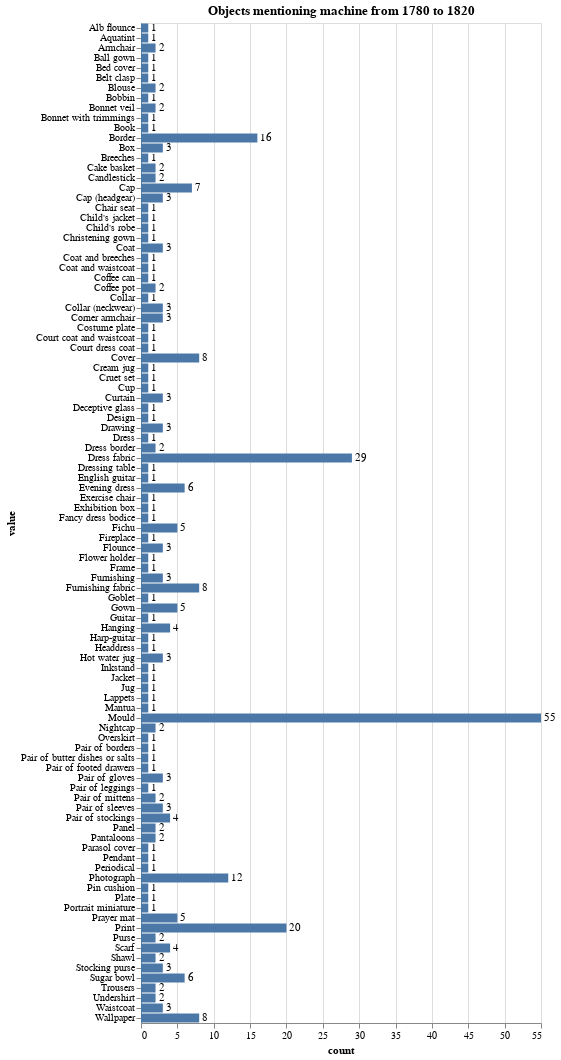

The notebook cell saved with this chart:
### Code cell
import requests
import altair as alt
import pandas as pd

req = requests.get('https://api.vam.ac.uk/v2/objects/clusters/object_type/search?q=machine&year_made_from=1780&year_made_to=1820&cluster_size=100')
lwm_df = pd.DataFrame(req.json())

bars = alt.Chart(lwm_df).mark_bar().encode(
    x='count:Q',
    y="value:O"
)

text = bars.mark_text(
    align='left',
    baseline='middle',
    dx=3
).encode(
    text='count:Q'
)

(bars + text).properties(height=1000, title="Objects mentioning machine from 1780 to 1820")

### Figure 1 — Vega-Lite specification as saved in the notebook (floating-point values rounded to 4 significant figures)
{"config": {"view": {"continuousWidth": 400, "continuousHeight": 300}}, "layer": [{"mark": "bar", "encoding": {"x": {"type": "quantitative", "field": "count"}, "y": {"type": "ordinal", "field": "value"}}}, {"mark": {"type": "text", "align": "left", "baseline": "middle", "dx": 3}, "encoding": {"text": {"type": "quantitative", "field": "count"}, "x": {"type": "quantitative", "field": "count"}, "y": {"type": "ordinal", "field": "value"}}}], "data": {"name": "data-9bfd60396cb1632bf1d86bf105243db4"}, "height": 1000, "title": "Objects mentioning machine from 1780 to 1820", "$schema": "https://vega.github.io/schema/vega-lite/v4.8.1.json", "datasets": {"data-9bfd60396cb1632bf1d86bf105243db4": [{"id": "Mould", "value": "Mould", "count": 55, "count_max_error": 0}, {"id": "Dress fabric", "value": "Dress fabric", "count": 29, "count_max_error": 0}, {"id": "Print", "value": "Print", "count": 20, "count_max_error": 0}, {"id": "Border", "value": "Border", "count": 16, "count_max_error": 0}, {"id": "Photograph", "value": "Photograph", "count": 12, "count_max_error": 0}, {"id": "Cover", "value": "Cover", "count": 8, "count_max_error": 0}, {"id": "Furnishing fabric", "value": "Furnishing fabric", "count": 8, "count_max_error": 0}, {"id": "Wallpaper", "value": "Wallpaper", "count": 8, "count_max_error": 0}, {"id": "Cap", "value": "Cap", "count": 7, "count_max_error": 0}, {"id": "Evening dress", "value": "Evening dress", "count": 6, "count_max_error": 0}, {"id": "Sugar bowl", "value": "Sugar bowl", "count": 6, "count_max_error": 0}, {"id": "Fichu", "value": "Fichu", "count": 5, "count_max_error": 0}, {"id": "Gown", "value": "Gown", "count": 5, "count_max_error": 0}, {"id": "Prayer mat", "value": "Prayer mat", "count": 5, "count_max_error": 0}, {"id": "Hanging", "value": "Hanging", "count": 4, "count_max_error": 0}, {"id": "Pair of stockings", "value": "Pair of stockings", "count": 4, "count_max_error": 0}, {"id": "Scarf", "value": "Scarf", "count": 4, "count_max_error": 0}, {"id": "Box", "value": "Box", "count": 3, "count_max_error": 0}, {"id": "Cap (headgear)", "value": "Cap (headgear)", "count": 3, "count_max_error": 0}, {"id": "Coat", "value": "Coat", "count": 3, "count_max_error": 0}, {"id": "Collar (neckwear)", "value": "Collar (neckwear)", "count": 3, "count_max_error": 0}, {"id": "Corner armchair", "value": "Corner armchair", "count": 3, "count_max_error": 0}, {"id": "Curtain", "value": "Curtain", "count": 3, "count_max_error": 0}, {"id": "Drawing", "value": "Drawing", "count": 3, "count_max_error": 0}, {"id": "Flounce", "value": "Flounce", "count": 3, "count_max_error": 0}, {"id": "Furnishing", "value": "Furnishing", "count": 3, "count_max_error": 0}, {"id": "Hot water jug", "value": "Hot water jug", "count": 3, "count_max_error": 0}, {"id": "Pair of gloves", "value": "Pair of gloves", "count": 3, "count_max_error": 0}, {"id": "Pair of sleeves", "value": "Pair of sleeves", "count": 3, "count_max_error": 0}, {"id": "Stocking purse", "value": "Stocking purse", "count": 3, "count_max_error": 0}, {"id": "Waistcoat", "value": "Waistcoat", "count": 3, "count_max_error": 0}, {"id": "Armchair", "value": "Armchair", "count": 2, "count_max_error": 0}, {"id": "Blouse", "value": "Blouse", "count": 2, "count_max_error": 0}, {"id": "Bonnet veil", "value": "Bonnet veil", "count": 2, "count_max_error": 0}, {"id": "Cake basket", "value": "Cake basket", "count": 2, "count_max_error": 0}, {"id": "Candlestick", "value": "Candlestick", "count": 2, "count_max_error": 0}, {"id": "Coffee pot", "value": "Coffee pot", "count": 2, "count_max_error": 0}, {"id": "Dress border", "value": "Dress border", "count": 2, "count_max_error": 0}, {"id": "Nightcap", "value": "Nightcap", "count": 2, "count_max_error": 0}, {"id": "Pair of mittens", "value": "Pair of mittens", "count": 2, "count_max_error": 0}, {"id": "Panel", "value": "Panel", "count": 2, "count_max_error": 0}, {"id": "Pantaloons", "value": "Pantaloons", "count": 2, "count_max_error": 0}, {"id": "Purse", "value": "Purse", "count": 2, "count_max_error": 0}, {"id": "Shawl", "value": "Shawl", "count": 2, "count_max_error": 0}, {"id": "Trousers", "value": "Trousers", "count": 2, "count_max_error": 0}, {"id": "Undershirt", "value": "Undershirt", "count": 2, "count_max_error": 0}, {"id": "Alb flounce", "value": "Alb flounce", "count": 1, "count_max_error": 0}, {"id": "Aquatint", "value": "Aquatint", "count": 1, "count_max_error": 0}, {"id": "Ball gown", "value": "Ball gown", "count": 1, "count_max_error": 0}, {"id": "Bed cover", "value": "Bed cover", "count": 1, "count_max_error": 0}, {"id": "Belt clasp", "value": "Belt clasp", "count": 1, "count_max_error": 0}, {"id": "Bobbin", "value": "Bobbin", "count": 1, "count_max_error": 0}, {"id": "Bonnet with trimmings", "value": "Bonnet with trimmings", "count": 1, "count_max_error": 0}, {"id": "Book", "value": "Book", "count": 1, "count_max_error": 0}, {"id": "Breeches", "value": "Breeches", "count": 1, "count_max_error": 0}, {"id": "Chair seat", "value": "Chair seat", "count": 1, "count_max_error": 0}, {"id": "Child's jacket", "value": "Child's jacket", "count": 1, "count_max_error": 0}, {"id": "Child's robe", "value": "Child's robe", "count": 1, "count_max_error": 0}, {"id": "Christening gown", "value": "Christening gown", "count": 1, "count_max_error": 0}, {"id": "Coat and breeches", "value": "Coat and breeches", "count": 1, "count_max_error": 0}, {"id": "Coat and waistcoat", "value": "Coat and waistcoat", "count": 1, "count_max_error": 0}, {"id": "Coffee can", "value": "Coffee can", "count": 1, "count_max_error": 0}, {"id": "Collar", "value": "Collar", "count": 1, "count_max_error": 0}, {"id": "Costume plate", "value": "Costume plate", "count": 1, "count_max_error": 0}, {"id": "Court coat and waistcoat", "value": "Court coat and waistcoat", "count": 1, "count_max_error": 0}, {"id": "Court dress coat", "value": "Court dress coat", "count": 1, "count_max_error": 0}, {"id": "Cream jug", "value": "Cream jug", "count": 1, "count_max_error": 0}, {"id": "Cruet set", "value": "Cruet set", "count": 1, "count_max_error": 0}, {"id": "Cup", "value": "Cup", "count": 1, "count_max_error": 0}, {"id": "Deceptive glass", "value": "Deceptive glass", "count": 1, "count_max_error": 0}, {"id": "Design", "value": "Design", "count": 1, "count_max_error": 0}, {"id": "Dress", "value": "Dress", "count": 1, "count_max_error": 0}, {"id": "Dressing table", "value": "Dressing table", "count": 1, "count_max_error": 0}, {"id": "English guitar", "value": "English guitar", "count": 1, "count_max_error": 0}, {"id": "Exercise chair", "value": "Exercise chair", "count": 1, "count_max_error": 0}, {"id": "Exhibition box", "value": "Exhibition box", "count": 1, "count_max_error": 0}, {"id": "Fancy dress bodice", "value": "Fancy dress bodice", "count": 1, "count_max_error": 0}, {"id": "Fireplace", "value": "Fireplace", "count": 1, "count_max_error": 0}, {"id": "Flower holder", "value": "Flower holder", "count": 1, "count_max_error": 0}, {"id": "Frame", "value": "Frame", "count": 1, "count_max_error": 0}, {"id": "Goblet", "value": "Goblet", "count": 1, "count_max_error": 0}, {"id": "Guitar", "value": "Guitar", "count": 1, "count_max_error": 0}, {"id": "Harp-guitar", "value": "Harp-guitar", "count": 1, "count_max_error": 0}, {"id": "Headdress", "value": "Headdress", "count": 1, "count_max_error": 0}, {"id": "Inkstand", "value": "Inkstand", "count": 1, "count_max_error": 0}, {"id": "Jacket", "value": "Jacket", "count": 1, "count_max_error": 0}, {"id": "Jug", "value": "Jug", "count": 1, "count_max_error": 0}, {"id": "Lappets", "value": "Lappets", "count": 1, "count_max_error": 0}, {"id": "Mantua", "value": "Mantua", "count": 1, "count_max_error": 0}, {"id": "Overskirt", "value": "Overskirt", "count": 1, "count_max_error": 0}, {"id": "Pair of borders", "value": "Pair of borders", "count": 1, "count_max_error": 0}, {"id": "Pair of butter dishes or salts", "value": "Pair of butter dishes or salts", "count": 1, "count_max_error": 0}, {"id": "Pair of footed drawers", "value": "Pair of footed drawers", "count": 1, "count_max_error": 0}, {"id": "Pair of leggings", "value": "Pair of leggings", "count": 1, "count_max_error": 0}, {"id": "Parasol cover", "value": "Parasol cover", "count": 1, "count_max_error": 0}, {"id": "Pendant", "value": "Pendant", "count": 1, "count_max_error": 0}, {"id": "Periodical", "value": "Periodical", "count": 1, "count_max_error": 0}, {"id": "Pin cushion", "value": "Pin cushion", "count": 1, "count_max_error": 0}, {"id": "Plate", "value": "Plate", "count": 1, "count_max_error": 0}, {"id": "Portrait miniature", "value": "Portrait miniature", "count": 1, "count_max_error": 0}]}}
